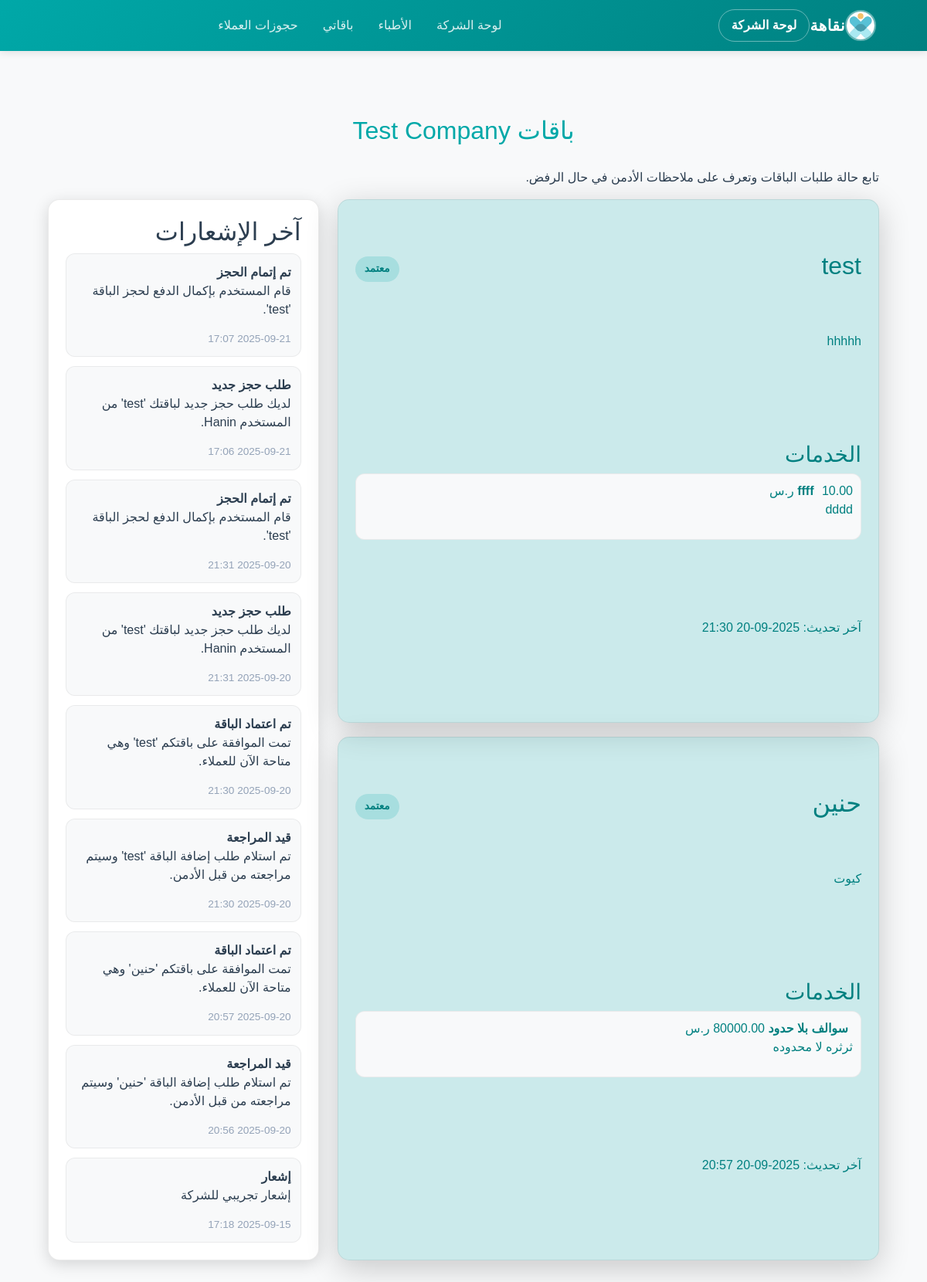
Page /company/packages (signed in) on the committed database.
### models.py (models this page shows)
class Company(db.Model):
    id = db.Column(db.Integer, primary_key=True)
    name = db.Column(db.String(150), nullable=False, unique=True)
    email = db.Column(db.String(120), nullable=False, unique=True)
    password = db.Column(db.String(200), nullable=False)
    address = db.Column(db.String(200))
    phone = db.Column(db.String(20))
    doctors = db.relationship("Doctor", backref="company", lazy=True)
    packages = db.relationship("Package", backref="provider", lazy=True)
    appointments = db.relationship("Appointment", backref="company", lazy=True)
    bookings = db.relationship("Booking", backref="company", lazy=True)
    notifications = db.relationship("Notification", backref="company", lazy=True)
    roles = db.relationship(
        "CompanyRole",
        backref="company",
        lazy=True,
        cascade="all, delete-orphan"
    )

class Package(db.Model):
    id = db.Column(db.Integer, primary_key=True)
    title = db.Column(db.String(100))
    description = db.Column(db.Text)
    image = db.Column(db.String(200))
    provider_id = db.Column(db.Integer, db.ForeignKey('company.id'))
    approved_by = db.Column(db.Integer, db.ForeignKey('admin.id'))
    status = db.Column(db.String(50), default="pending")
    admin_note = db.Column(db.Text)
    status_updated_at = db.Column(db.DateTime)
    services = db.relationship("PackageService", backref="package", lazy=True)
    bookings = db.relationship("Booking", backref="package", lazy=True)
    doctor_service_links = db.relationship("DoctorServiceLink", backref="package", lazy=True)

class PackageService(db.Model):
    id = db.Column(db.Integer, primary_key=True)
    package_id = db.Column(db.Integer, db.ForeignKey('package.id'))
    service_name = db.Column(db.String(100))
    service_description = db.Column(db.Text)
    service_price = db.Column(db.Float)
    selections = db.relationship(
        "BookingServiceSelection",
        backref="package_service",
        lazy=True
    )
    doctor_links = db.relationship("DoctorServiceLink", backref="package_service", lazy=True)

class Notification(db.Model):
    id = db.Column(db.Integer, primary_key=True)
    user_id = db.Column(db.Integer, db.ForeignKey('user.id'), nullable=True)
    company_id = db.Column(db.Integer, db.ForeignKey('company.id'), nullable=True)
    title = db.Column(db.String(200))
    body = db.Column(db.String(500))
    is_read = db.Column(db.Boolean, default=False)
    created_at = db.Column(db.DateTime, default=datetime.utcnow)

### app.py (the view)
@app.route('/company/packages')
def company_packages():
    company_id = session.get('company_id')
    if not company_id:
        flash("يجب تسجيل دخول الشركة", "danger")
        return redirect(url_for('company_login'))
    company = Company.query.get_or_404(company_id)
    packages = (
        Package.query
        .filter_by(provider_id=company.id)
        .options(joinedload(Package.services))
        .order_by(Package.status_updated_at.desc().nullslast())
        .all()
    )
    recent_notifications = (
        Notification.query
        .filter_by(company_id=company.id)
        .order_by(Notification.created_at.desc())
        .limit(10)
        .all()
    )
    status_labels = {
        'pending': 'قيد المراجعة',
        'approved': 'معتمد',
        'rejected': 'مرفوض'
    }
    return render_template(
        'company_packages.html',
        company=company,
        packages=packages,
        status_labels=status_labels,
        notifications=recent_notifications,
        user=None
    )

### templates/company_packages.html (shortened to what this page needs)
{% extends "base.html" %}
{% block content %}
<section class="company-packages">
  <h1 class="section-title">باقات {{ company.name if company else '' }}</h1>
  <p class="subtitle">تابع حالة طلبات الباقات وتعرف على ملاحظات الأدمن في حال الرفض.</p>
  <div class="layout">
    <div class="packages-list">
      {% if packages %}
        {% for package in packages %}
          <article class="package-card status-{{ package.status }}">
            <header>
              <h2>{{ package.title }}</h2>
              <span class="status-pill status-{{ package.status }}">{{ status_labels.get(package.status, package.status) }}</span>
            </header>
            <p>{{ package.description }}</p>
            <div class="services">
              <h3>الخدمات</h3>
              {% if package.services %}
                <ul>
                  {% for service in package.services %}
                    <li>
                      <strong>{{ service.service_name }}</strong>
                      {% if service.service_price is not none %}
                        <span>{{ '%.2f' | format(service.service_price) }} ر.س</span>
                      {% endif %}
                      {% if service.service_description %}
                        <p>{{ service.service_description }}</p>
                      {% endif %}
                    </li>
                  {% endfor %}
                </ul>
              {% else %}
                <p>لم تتم إضافة خدمات لهذه الباقة.</p>
              {% endif %}
            </div>
            <footer>
              <div>آخر تحديث: {{ package.status_updated_at.strftime('%Y-%m-%d %H:%M') if package.status_updated_at else '—' }}</div>
            </footer>
          </article>
        {% endfor %}
      {% else %}
        <div class="empty-state">
          <h2>لم تقم بإضافة أي باقة بعد</h2>
          <p>يمكنك إضافة باقة جديدة من خلال نموذج إضافة الباقات.</p>
          <a class="cta" href="{{ url_for('add_package') }}">إضافة باقة جديدة</a>
        </div>
      {% endif %}
    </div>
    <aside class="notifications">
      <h2>آخر الإشعارات</h2>
      {% if notifications %}
        <ul>
          {% for notif in notifications %}
            <li>
              <strong>{{ notif.title or 'إشعار' }}</strong>
              <p>{{ notif.body }}</p>
              <span class="time">{{ notif.created_at.strftime('%Y-%m-%d %H:%M') }}</span>
            </li>
          {% endfor %}
        </ul>
      {% else %}
        <p>لا توجد إشعارات جديدة.</p>
      {% endif %}
    </aside>
  </div>
</section>
{% endblock %}

### static/css/style.css (style rules this page uses)
:root { --primary-color: #0ea5e9; --secondary-color: #0f172a; --accent-color: #fbbf24; --success-color: #28a745; --dark-color: #1a1a1a; --light-bg: #f8f9fa; --text-primary: #2c3e50; --text-secondary: #6c757d; --border-radius: 15px; --transition: all 0.3s ease; --shadow-sm: 0 2px 10px rgba(0,0,0,0.1); --shadow-md: 0 5px 20px rgba(0,0,0,0.15); --shadow-lg: 0 10px 40px rgba(0,0,0,0.2); }
body { background: var(--light-bg); color: var(--text-primary); font-family: 'Cairo', 'Segoe UI', sans-serif; }

### static/css/ready_packages.css (style rules this page uses)
:root { --primary-color: #00a8a8; --secondary-color: #008080; --accent-color: #ffc107; --success-color: #28a745; --dark-color: #1a1a1a; --light-bg: #f8f9fa; --text-primary: #2c3e50; --text-secondary: #6c757d; --border-radius: 15px; --transition: all 0.3s ease; --shadow-sm: 0 2px 10px rgba(0,0,0,0.1); --shadow-md: 0 5px 20px rgba(0,0,0,0.15); --shadow-lg: 0 10px 40px rgba(0,0,0,0.2); }
body { font-family: "Tajawal", sans-serif; background-color: var(--light-bg); margin: 0; padding: 0; color: var(--text-primary); }
.section-title { text-align: center; font-size: 2rem; margin: 30px 0; color: var(--primary-color); }
.package-card { position: relative; overflow: hidden; border-radius: var(--border-radius); box-shadow: var(--shadow-md); cursor: pointer; transition: var(--transition); background-color: #fff; }

### templates/company_packages.html (style rules this page uses)
.company-packages { max-width: 1200px; margin: 0 auto; padding: 30px 20px 60px; }
.layout { display: grid; grid-template-columns: 2fr 1fr; gap: 24px; }
.packages-list { display: grid; gap: 18px; }
.package-card { background: #fff; border-radius: var(--border-radius); padding: 22px; box-shadow: var(--shadow-lg); border: 1px solid rgba(0,0,0,0.08); display: grid; gap: 14px; }
.package-card header { display: flex; justify-content: space-between; align-items: center; }
.services ul { list-style: none; margin: 0; padding: 0; display: grid; gap: 10px; }
.services li { background: var(--light-bg); border-radius: 12px; border: 1px solid rgba(0,0,0,0.06); padding: 10px; }
.services li strong { margin-right: 6px; }
.status-pill { padding: 6px 12px; border-radius: 999px; font-size: 0.85rem; font-weight: 600; }
.status-approved { background: rgba(0,168,168,0.18); color: var(--secondary-color); }
.notifications { background: #fff; border-radius: var(--border-radius); border: 1px solid rgba(0,0,0,0.08); padding: 22px; box-shadow: var(--shadow-md); }
.notifications ul { list-style: none; margin: 0; padding: 0; display: grid; gap: 12px; }
.notifications li { background: var(--light-bg); border-radius: 12px; border: 1px solid rgba(0,0,0,0.06); padding: 12px; }
.time { display: block; margin-top: 6px; color: #94a3b8; font-size: 0.85rem; }

### rows in the picture
Company: name "Test Company"
Package: title "test", get "معتمد", description "hhhhh", status_updated_at "2025-09-20 21:30"
PackageService: service_name "ffff", service_price "10.00", service_description "dddd"
Package: title "حنين", get "معتمد", description "كيوت", status_updated_at "2025-09-20 20:57"
PackageService: service_name "سوالف بلا حدود", service_description "ثرثره لا محدوده"
Notification: title "تم إتمام الحجز", body "قام المستخدم بإكمال الدفع لحجز الباقة 'test'.", created_at "2025-09-21 17:07"
Notification: title "طلب حجز جديد", body "لديك طلب حجز جديد لباقتك 'test' من المستخدم Hanin.", created_at "2025-09-21 17:06"
Notification: title "تم إتمام الحجز", body "قام المستخدم بإكمال الدفع لحجز الباقة 'test'.", created_at "2025-09-20 21:31"
Notification: title "طلب حجز جديد", body "لديك طلب حجز جديد لباقتك 'test' من المستخدم Hanin.", created_at "2025-09-20 21:31"
Notification: title "تم اعتماد الباقة", body "تمت الموافقة على باقتكم 'test' وهي متاحة الآن للعملاء.", created_at "2025-09-20 21:30"
Notification: title "قيد المراجعة", body "تم استلام طلب إضافة الباقة 'test' وسيتم مراجعته من قبل الأدمن.", created_at "2025-09-20 21:30"
Notification: title "تم اعتماد الباقة", body "تمت الموافقة على باقتكم 'حنين' وهي متاحة الآن للعملاء.", created_at "2025-09-20 20:57"
Notification: title "قيد المراجعة", body "تم استلام طلب إضافة الباقة 'حنين' وسيتم مراجعته من قبل الأدمن.", created_at "2025-09-20 20:56"
Notification: title "إشعار", body "إشعار تجريبي للشركة", created_at "2025-09-15 17:18"
